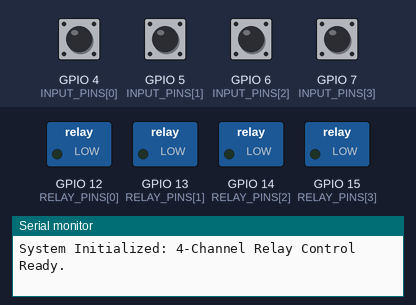
A sketch run on a simulated ESP32-S3. Shown: switched loads named in the sketch (green lamp = pin HIGH), the last lines printed to the serial monitor. The inputs (shaded band) are chosen by the test bench; at power-on: GPIO 4 (INPUT_PINS[0]), GPIO 5 (INPUT_PINS[1]), GPIO 6 (INPUT_PINS[2]), GPIO 7 (INPUT_PINS[3]) HIGH.

Above: at 1.2 s.
1.3 s: GPIO 4 (INPUT_PINS[0]) pulled LOW for 0.15 s
At 2.5 s:
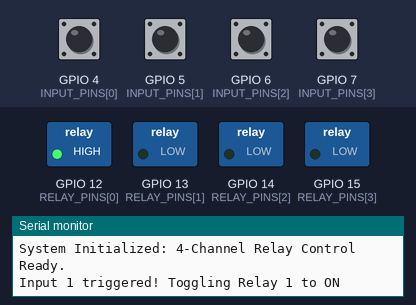
2.9 s: GPIO 5 (INPUT_PINS[1]) pulled LOW for 0.15 s
At 4.0 s:
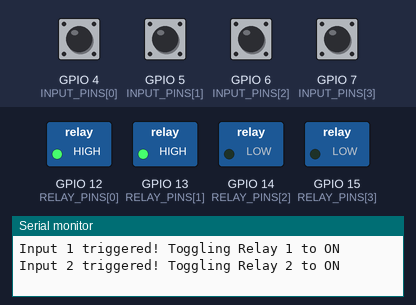
4.5 s: GPIO 6 (INPUT_PINS[2]) pulled LOW for 0.15 s
At 5.2 s:
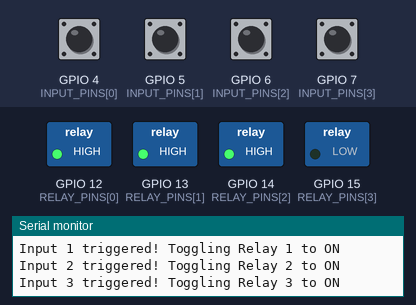
6.1 s: GPIO 7 (INPUT_PINS[3]) pulled LOW for 0.15 s
At 6.4 s:
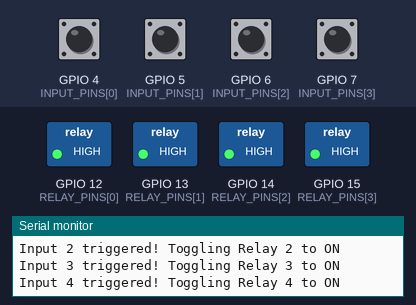
7.7 s: GPIO 4 (INPUT_PINS[0]) pulled LOW for 1 s
At 8.9 s:
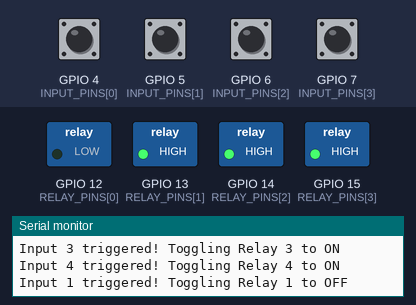
10.2 s: GPIO 5 (INPUT_PINS[1]) pulled LOW for 1 s
At 10.8 s:
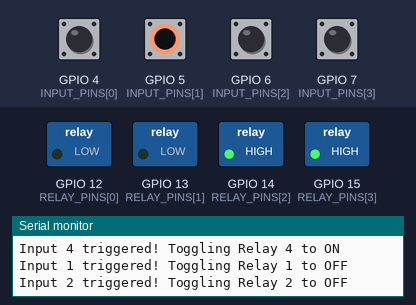
Timing chart, 0 to 13.2 s (numbered marks = the images above; inputs shaded):
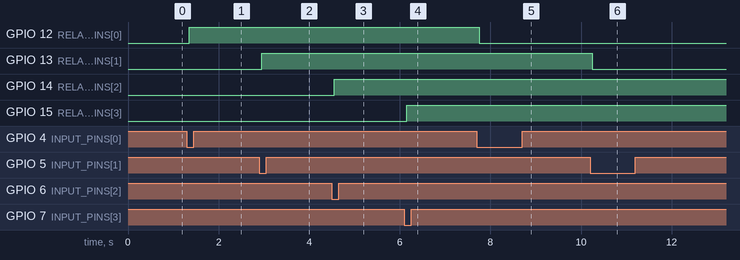

Measured:
- after the input at 1.3 s, GPIO 12 (RELAY_PINS[0]): LOW → HIGH after 0.05 s
- after the input at 2.9 s, GPIO 13 (RELAY_PINS[1]): LOW → HIGH after 0.05 s
- after the input at 4.5 s, GPIO 14 (RELAY_PINS[2]): LOW → HIGH after 0.05 s
- after the input at 6.1 s, GPIO 15 (RELAY_PINS[3]): LOW → HIGH after 0.05 s
- after the input at 7.7 s, GPIO 12 (RELAY_PINS[0]): HIGH → LOW after 0.05 s
- after the input at 10.2 s, GPIO 13 (RELAY_PINS[1]): HIGH → LOW after 0.05 s

The sketch:

Relay_Input_Controller.ino
```cpp
/*
  Waveshare ESP32-S3 Industrial Control Board - Relay & Input Demo
  File: Relay_Input_Controller.ino
  Description: Debounced optocoupled inputs controlling industrial relays.
*/

// Define GPIO pins based on Waveshare ESP32-S3 Industrial board schematics
// (Adjust these pin numbers if your specific board variant differs)
const int INPUT_PINS[] = {4, 5, 6, 7};   // Optocoupled Inputs
const int RELAY_PINS[] = {12, 13, 14, 15}; // Relay Outputs
const int NUM_CHANNELS = 4;

// Debounce arrays
unsigned long lastDebounceTime[NUM_CHANNELS] = {0};
const unsigned long DEBOUNCE_DELAY = 50; // milliseconds
int lastInputState[NUM_CHANNELS] = {HIGH};
int currentInputState[NUM_CHANNELS] = {HIGH};

void setup() {
  Serial.begin(115200);

  // Initialize Relays (Outputs)
  for (int i = 0; i < NUM_CHANNELS; i++) {
    pinMode(RELAY_PINS[i], OUTPUT);
    digitalWrite(RELAY_PINS[i], LOW); // Ensure relays start OFF
  }

  // Initialize Isolated Inputs (Typically active low or requires internal pullup)
  for (int i = 0; i < NUM_CHANNELS; i++) {
    pinMode(INPUT_PINS[i], INPUT_PULLUP);
  }

  Serial.println("System Initialized: 4-Channel Relay Control Ready.");
}

void loop() {
  for (int i = 0; i < NUM_CHANNELS; i++) {
    int reading = digitalRead(INPUT_PINS[i]);

    // Check if the physical switch state changed
    if (reading != lastInputState[i]) {
      lastDebounceTime[i] = millis();
    }

    if ((millis() - lastDebounceTime[i]) > DEBOUNCE_DELAY) {
      // If the state has stabilized longer than the delay, accept it
      if (reading != currentInputState[i]) {
        currentInputState[i] = reading;

        // If input goes LOW (button pressed / sensor tripped)
        if (currentInputState[i] == LOW) {
          // Toggle the corresponding relay
          bool currentRelayState = digitalRead(RELAY_PINS[i]);
          digitalWrite(RELAY_PINS[i], !currentRelayState);

          Serial.printf("Input %d triggered! Toggling Relay %d to %s\n",
                        i + 1, i + 1, !currentRelayState ? "ON" : "OFF");
        }
      }
    }
    lastInputState[i] = reading;
  }
}
```
